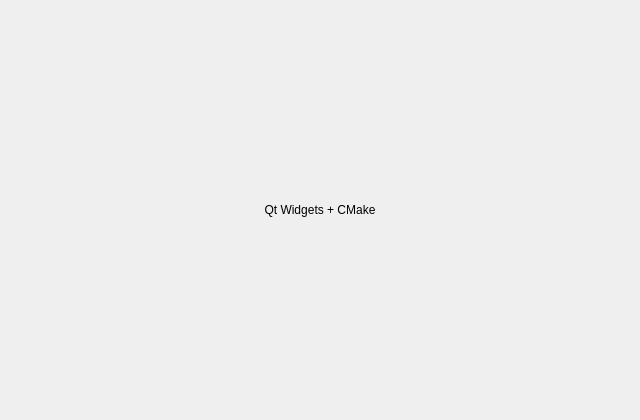
<?xml version="1.0" encoding="UTF-8"?>
<ui version="4.0">
 <class>MainWindow</class>
 <widget class="QMainWindow" name="MainWindow">
  <property name="geometry">
   <rect>
    <x>0</x>
    <y>0</y>
    <width>640</width>
    <height>420</height>
   </rect>
  </property>
  <property name="windowTitle">
   <string>Widgets Basic</string>
  </property>
  <widget class="QWidget" name="centralwidget">
   <layout class="QVBoxLayout" name="verticalLayout">
    <item>
     <widget class="QLabel" name="titleLabel">
      <property name="text">
       <string>Qt Widgets + CMake</string>
      </property>
      <property name="alignment">
       <set>Qt::AlignCenter</set>
      </property>
     </widget>
    </item>
   </layout>
  </widget>
 </widget>
 <resources/>
 <connections/>
</ui>
